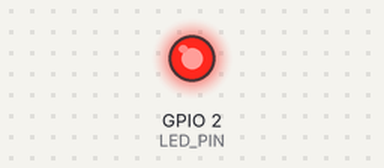
Bench run of a program on a simulated ESP32. Parts: output pins drawn as LEDs (lit = HIGH). WiFi joins after 1.5 s; servers stay silent unless stated; what the program prints to the serial monitor is not drawn.

Above: at 2.8 s.
At 4.83 s:
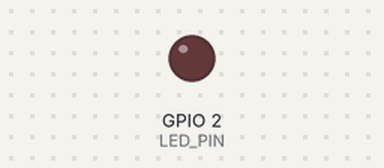
Timing chart, 0 to 5.1 s (numbered marks = the images above):
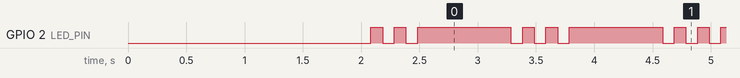

The program:

main.cpp
```cpp
#include <Arduino.h>
#include <WiFi.h>
#include <ArduinoOTA.h>

// ─── Configuration ────────────────────────────────────────────────
const char* WIFI_SSID     = "Kalara-WiFi";  // Replace with your Wi-Fi SSID
const char* WIFI_PASSWORD = "Pasa2001#";   // Replace with your Wi-Fi password

const char* FIRMWARE_VERSION = "2.0.0";        // ← Version bumped
const char* HOSTNAME         = "ESP32-OTA-v2"; // ← Hostname updated

const int LED_PIN = 2;

// V2 Blink pattern: fast triple-flash then pause
const int FLASH_ON    = 100;   // 100ms on
const int FLASH_OFF   = 100;   // 100ms between flashes
const int PAUSE_TIME  = 800;   // 800ms pause after triple-flash

// ─── Function Prototypes ──────────────────────────────────────────
void printBanner();
void connectToWiFi();
void setupOTA();
void blinkLEDv2();

// ─── Setup ────────────────────────────────────────────────────────
void setup() {
  Serial.begin(115200);
  delay(500);
  pinMode(LED_PIN, OUTPUT);

  printBanner();
  connectToWiFi();
  setupOTA();

  // ── V2 Success Message ────────────────────────────────────────
  Serial.println("─────────────────────────────────────────────");
  Serial.println("🎉 OTA Update Successful – Now Running v2!");
  Serial.println("   New features in this version:");
  Serial.println("   • Triple-flash LED blink pattern");
  Serial.println("   • Improved OTA progress display");
  Serial.println("   • Version tracking in Serial output");
  Serial.println("─────────────────────────────────────────────");
}

// ─── Loop ─────────────────────────────────────────────────────────
void loop() {
  ArduinoOTA.handle();   // Must be called in every loop iteration

  blinkLEDv2();          // V2: fast triple-flash pattern
}

// ─── Wi-Fi Connection ─────────────────────────────────────────────
void connectToWiFi() {
  Serial.printf("\n📡 Connecting to Wi-Fi: %s\n", WIFI_SSID);
  WiFi.mode(WIFI_STA);
  WiFi.begin(WIFI_SSID, WIFI_PASSWORD);

  int attempts = 0;
  while (WiFi.status() != WL_CONNECTED) {
    delay(500);
    Serial.print(".");
    attempts++;
    if (attempts > 40) {
      Serial.println("\n❌ Wi-Fi connection failed! Restarting...");
      ESP.restart();
    }
  }

  Serial.println("\n✅ Wi-Fi Connected!");
  Serial.printf("   SSID      : %s\n", WiFi.SSID().c_str());
  Serial.printf("   IP Address: %s\n", WiFi.localIP().toString().c_str());
  Serial.printf("   Signal    : %d dBm\n", WiFi.RSSI());
}

// ─── OTA Configuration ────────────────────────────────────────────
void setupOTA() {
  ArduinoOTA.setHostname(HOSTNAME);

  // ── OTA Event: Start ──────────────────────────────────────────
  ArduinoOTA.onStart([]() {
    String type = (ArduinoOTA.getCommand() == U_FLASH) ? "Sketch" : "Filesystem";
    Serial.println("\n🚀 OTA Update Started!");
    Serial.printf("   Update type: %s\n", type.c_str());
    Serial.printf("   Current version: %s → New version incoming...\n", FIRMWARE_VERSION);
    digitalWrite(LED_PIN, LOW);
  });

  // ── OTA Event: End ────────────────────────────────────────────
  ArduinoOTA.onEnd([]() {
    Serial.println("\n✅ OTA Transfer Complete!");
    Serial.println("   Validating firmware...");
    Serial.println("   Rebooting into new firmware now...");
    Serial.println("─────────────────────────────────────────────");
  });

  // ── OTA Event: Progress ───────────────────────────────────────
  ArduinoOTA.onProgress([](unsigned int progress, unsigned int total) {
    unsigned int percent   = (progress / (total / 100));
    unsigned int received  = progress / 1024;
    unsigned int totalKB   = total    / 1024;

    Serial.printf("\r⬆️  Uploading: [");
    int bars = percent / 5;
    for (int i = 0; i < 20; i++) {
      Serial.print(i < bars ? "█" : "░");
    }
    Serial.printf("] %3u%% (%u / %u KB)", percent, received, totalKB);
  });

  // ── OTA Event: Error ──────────────────────────────────────────
  ArduinoOTA.onError([](ota_error_t error) {
    Serial.printf("\n❌ OTA Error [%u]: ", error);
    switch (error) {
      case OTA_AUTH_ERROR:    Serial.println("Authentication Failed – Check password"); break;
      case OTA_BEGIN_ERROR:   Serial.println("Begin Failed – Not enough space?");        break;
      case OTA_CONNECT_ERROR: Serial.println("Connect Failed – Network issue?");         break;
      case OTA_RECEIVE_ERROR: Serial.println("Receive Failed – Upload interrupted");     break;
      case OTA_END_ERROR:     Serial.println("End Failed – Validation error");           break;
      default:                Serial.println("Unknown Error");                            break;
    }
    Serial.println("   ⚠️  Device remains on current firmware.");
  });

  ArduinoOTA.begin();

  Serial.println("\n📥 OTA Service Started");
  Serial.printf("   Hostname  : %s\n", HOSTNAME);
  Serial.printf("   OTA Port  : 3232 (default)\n");
}

// ─── LED Blink — V2 Pattern (Triple-flash then pause) ─────────────
void blinkLEDv2() {
  static unsigned long lastAction = 0;
  static int step = 0;

  unsigned long now = millis();

  // Step sequence: ON, OFF, ON, OFF, ON, PAUSE (repeat)
  //   0: flash 1 ON   → FLASH_ON
  //   1: flash 1 OFF  → FLASH_OFF
  //   2: flash 2 ON   → FLASH_ON
  //   3: flash 2 OFF  → FLASH_OFF
  //   4: flash 3 ON   → FLASH_ON
  //   5: pause (LED off) → PAUSE_TIME

  const int delays[] = {
    FLASH_ON, FLASH_OFF,
    FLASH_ON, FLASH_OFF,
    FLASH_ON, PAUSE_TIME
  };
  const bool states[] = {
    HIGH, LOW,
    HIGH, LOW,
    HIGH, LOW
  };

  if (now - lastAction >= (unsigned long)delays[step]) {
    lastAction = now;
    digitalWrite(LED_PIN, states[step]);
    step = (step + 1) % 6;
  }
}

// ─── Banner ───────────────────────────────────────────────────────
void printBanner() {
  Serial.println("─────────────────────────────────────────────");
  Serial.println("   ESP32 OTA Firmware Update Demo");
  Serial.printf("   Firmware Version : %s\n", FIRMWARE_VERSION);
  Serial.printf("   Compiled         : %s %s\n", __DATE__, __TIME__);
  Serial.println("─────────────────────────────────────────────");
}
```

Measured:
- by itself, GPIO 2 (LED_PIN): repeats every 1.3 s: LOW 0.10 s, HIGH 0.10 s, LOW 0.10 s, HIGH 0.80 s, LOW 0.10 s, HIGH 0.10 s
- by itself, everything shown: repeats every 1.3 s, in 6 steps
